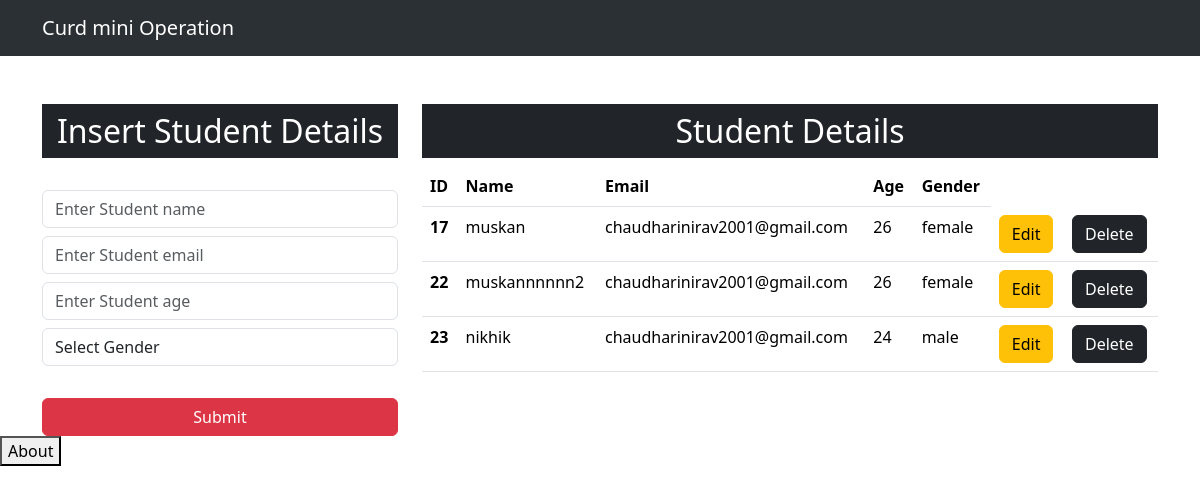
The page / on the database its author committed.
### app/models.py (models this page shows, shortened)
class Student(models.Model):
    name = models.CharField(max_length=20,blank=False,null=False)
    email = models.EmailField()
    age = models.IntegerField()
    gender = models.CharField(max_length=20,null=True)

### app/views.py (the view)
# urls.py: path('',views.home,name='home' ),
def home(request):
    data = Student.objects.all()
    contaxt = {
        'data':data
    }
    return render(request,'app/index.html',contaxt)

### templates/app/index.html (shortened to what this page needs)
<!DOCTYPE html>
<html lang="en">
    <head>
        <link href="https://cdn.jsdelivr.net/npm/bootstrap@5.3.3/dist/css/bootstrap.min.css" rel="stylesheet"
>
    </head>
    <body>
        <nav class="navbar  navbar-expand-lg bg-dark bg-body-tertiary" data-bs-theme="dark">
            <div class="container-md">
                <a class="navbar-brand" href="{% url 'home' %}">Curd mini Operation</a>
            </div>
        </nav>
        <div class="container mt-5">
            <div class="row">
                <div class="col-md-4">
                    <h2 class="text-white bg-dark text-center p-2">Insert Student Details</h2>
                    <br>
                    <form action="{% url 'insertData' %}" method="post">
                        <div class="">
                            <input type="text" class="form-control" placeholder="Enter Student name" name="name" id=""
                                required>
                        </div>
                        <div class="form-group">
                            <input type="email" class="form-control mt-2" placeholder="Enter Student email" name="email"
                                id="" required>
                        </div>
                        <div class="form-group">
                            <input type="number" class="form-control mt-2" placeholder="Enter Student age" name="age"
                                id="" required>
                        </div>
                        <div class="form-group ">
                            <select id="gender" class="form-control mt-2" name="gender" required>
                                <option selected>Select Gender</option>
                            </select>
                        </div>
                        <br>
                        <div class="d-grid gap-2 mt-2">
                            <button class="btn btn-danger" type="submit">Submit</button>
                        </div>
                    </form>
                </div>
                <div class="col-md-8">
                    <h2 class="text-center text-white bg-dark p-2">Student Details</h2>
                    <table class="table">
                        <thead>
                          <tr>
                            <th scope="col">ID</th>
                            <th scope="col">Name</th>
                            <th scope="col">Email</th>
                            <th scope="col">Age</th>
                            <th scope="col">Gender</th>
                             </tr>
                        </thead>
                        <tbody>
                            {% for i in data %}
                          <tr>
                            <th scope="row">{{i.id}}</th>
                            <td>{{i.name}}</td>
                            <td>{{i.email}}</td>
                            <td>{{i.age}}</td>
                            <td>{{i.gender}}</td>
                            <td scope="col"><a href="{% url 'updateData' i.id %}"><button type="button" id="update"  class="btn btn-warning">Edit</button></a></td>
                            <td scope="col"><a href="{% url 'deleteData' i.id %}"><button type="button" id="update"  class="btn btn-dark">Delete</button></a></td>
                          </tr>
                          {% endfor %}
                        </tbody>
                      </table>
                </div>
            </div>
        </div>
        <a href="{% url 'about' %}"><button>About</button></a>
    </body>
</html>

### rows shown on the page
Student: id "17", name "muskan", email "chaudharinirav2001@gmail.com", age "26", gender "female"
Student: id "22", name "muskannnnnn2", email "chaudharinirav2001@gmail.com", age "26", gender "female"
Student: id "23", name "nikhik", email "chaudharinirav2001@gmail.com", age "24", gender "male"
